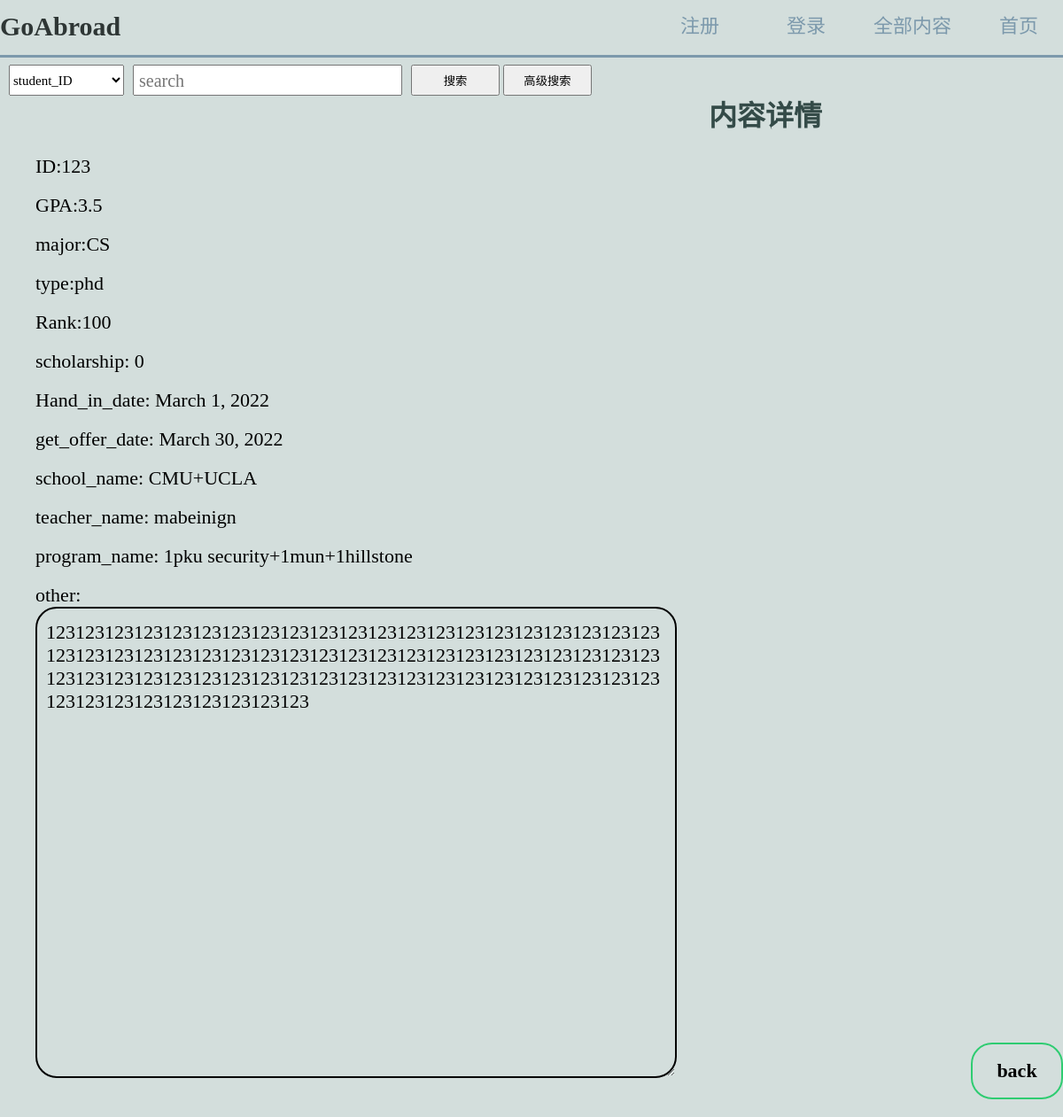
The app's page /GoAbroad/detail/123/ with its own data.
### GoAbroad/models.py (models this page shows, shortened)
class Student(models.Model):
    student_ID = models.CharField(max_length=200)
    type = models.CharField(max_length=200)
    GPA = models.FloatField()
    Rank =  models.CharField(max_length=200)
    scholarship = models.CharField(max_length=200)
    Hand_in_date = models.DateField()
    get_offer_date = models.DateField()
    major = models.CharField(max_length=200)
    program_name = models.CharField(max_length=200)
    teacher_name = models.CharField(max_length=200)
    school_name = models.CharField(max_length=200)
    other = models.CharField(max_length=10000)

### GoAbroad/views.py (the view)
# urls.py: path('detail/<str:stu_id>/',views.blog_detail,name='blog_detail'),
def blog_detail(request,stu_id):
    student= get_object_or_404(Student,student_ID=stu_id)
    context = {'ID': student.student_ID, 'GPA': student.GPA, 'major': student.major,
               'type': student.type, 'Rank': student.Rank,'scholarship':student.scholarship,
               'Hand_in_date' : student.Hand_in_date, 'get_offer_date':student.get_offer_date,
               'program_name':student.program_name,'teacher_name':student.teacher_name,'school_name':student.school_name,
               'other':student.other
               }
    return render(request, 'blog_detail.html', context)

### GoAbroad/templates/GoAbroad/blog_detail.html (shortened to what this page needs)
<!DOCTYPE html>
<html lang="zh">
{% extends 'base.html'%}
{% block content %}
<head>
</head>
<body>
<form action="/GoAbroad/input/" method="post">
<div class="box" >
    <h1>内容详情</h1>
    <p>ID:{{ID}}</p><br>
    <p>GPA:{{GPA}}</p><br>
    <p>major:{{major}}</p><br>
    <p>type:{{type}}</p><br>
    <p>Rank:{{Rank}}</p><br>
    <p>scholarship: {{scholarship}}</p><br>
    <p>Hand_in_date: {{Hand_in_date}}</p><br>
    <p>get_offer_date: {{get_offer_date}}</p><br>
    <p>school_name: {{school_name}}</p><br>
    <p>teacher_name: {{teacher_name}}</p><br>
    <p>program_name: {{program_name}}</p><br>
    <p>other:</p>
     <textarea readonly>{{other}}</textarea><br>
    <a href="/GoAbroad/list/">back<a/>
</div>
</form>
</body>
</html>
{% endblock %}

### GoAbroad/templates/GoAbroad/base.html (style rules this page uses)
* { margin: 0; padding: 0; }
html { background-color: #D3DEDC; background-repeat: no-repeat; }

### GoAbroad/templates/GoAbroad/blog_detail.html (style rules this page uses)
html,body { height: 100%; }
.box { width: 1000px; padding: 40px; }
.box h1 { color: #344B48; padding-bottom: 24px; }
.box p,textarea { color: black; font-family: "Yuanti SC"; font-size: 22px; -webkit-animation:myfirst 2s; }
.box a[href="/GoAbroad/list/"] { position: fixed; bottom: 0px; right: 0px; border: 0; text-decoration: none; background: none; display: block; margin: 20px auto; text-align: center; border: 2px solid #2ecc71; padding: 17px 10px; width: 80px; outline: none; color:black; border-radius: 24px; transition: 0.25s; font-family: "Yuanti SC"; font-size: 22px; font-weight: bold; }
textarea { width: 700px; height: 500px; background: none; border: 2px solid black; padding: 14px 10px; outline: none; color: black; border-radius: 24px; }

### records on screen
Student: student_ID "123", GPA "3.5", major "CS", type "phd", Rank "100", Hand_in_date "March 1, 2022", get_offer_date "March 30, 2022", school_name "CMU+UCLA", teacher_name "mabeinign", program_name "1pku security+1mun+1hillstone", other "123123123123123123123123123123123123123123123123123123123123123123123123123123123123123123123123123123123123123123123123123123123123123123123123123123123123123123123123123123123123123123123123123123123123123123123123"

### other values on screen
{{ scholarship }} "0"
